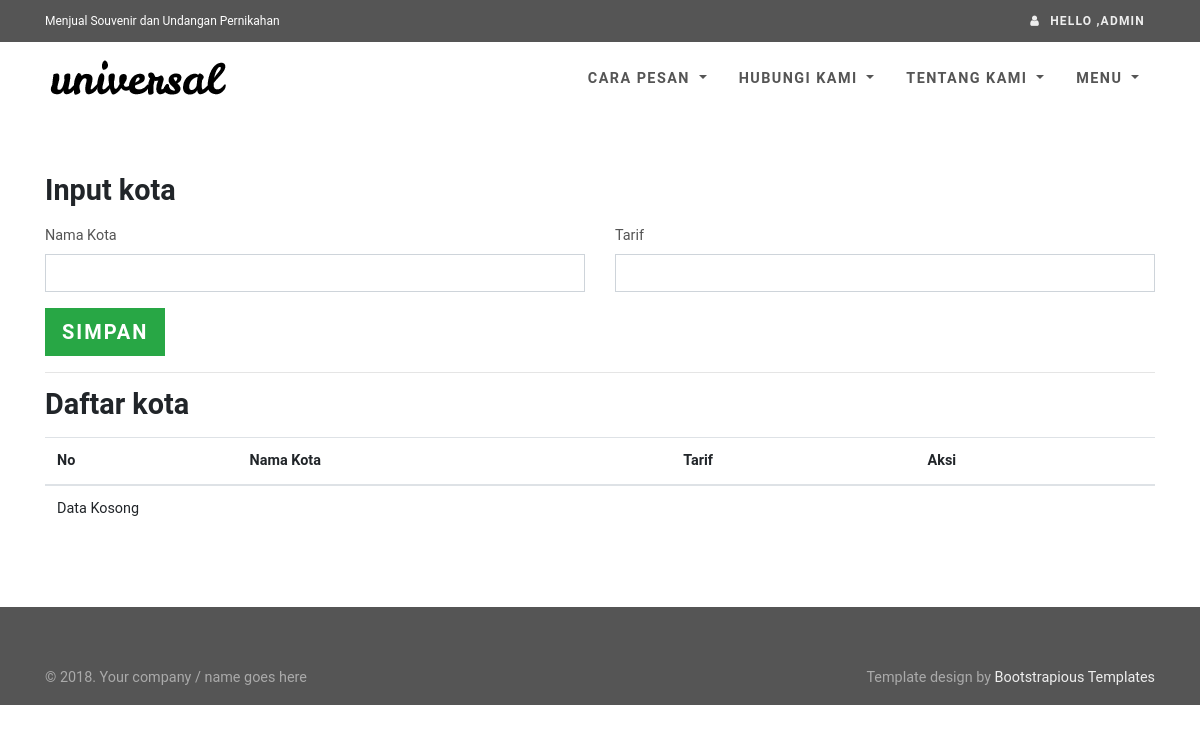
The app's page /admin/kelola-kota.php (signed in), older data.
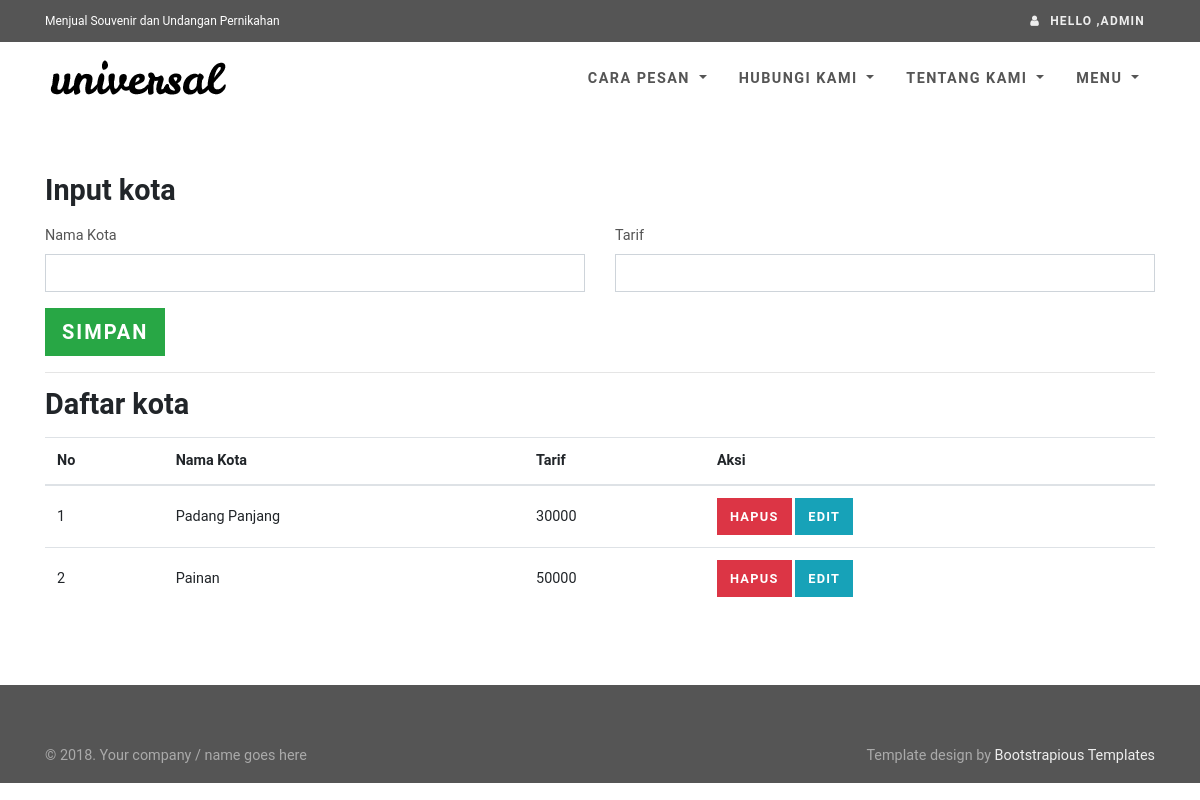
The same page, newer data.
### tables this page shows
CREATE TABLE `tbl_kota` (
  `id_kota` int(11) NOT NULL AUTO_INCREMENT,
  `nm_kota` varchar(100) NOT NULL,
  `tarif` int(11) NOT NULL,
  PRIMARY KEY (`id_kota`)
);

### db.php (called while the page is built, shortened)
<?php
class Sparrow {
    protected $sql;
    protected $db;
    protected $db_type;
    protected $stats;
    public $is_cached = false;
    public $stats_enabled = false;
    public $key_prefix = '';
    public function build($sql, $input) {
        return (strlen($input) > 0) ? ($sql.' '.$input) : $sql;
    }
    public function parseConnection($connection) {
        $url = parse_url($connection);
        $cfg = array();
        $cfg['type'] = isset($url['scheme']) ? $url['scheme'] : $url['path'];
        $cfg['hostname'] = isset($url['host']) ? $url['host'] : null;
        $cfg['database'] = isset($url['path']) ? substr($url['path'],1) : null;
        $cfg['username'] = isset($url['user']) ? $url['user'] : null;
        $cfg['password'] = isset($url['pass']) ? $url['pass'] : null;
        $cfg['port'] = isset($url['port']) ? $url['port'] : null;
        return $cfg;
    }
    public function reset() {
        $this->sql = '';
    }
    public function sql($sql = null) {
        if ($sql !== null) {
            $this->sql = trim(
                (is_array($sql)) ?
                    array_reduce($sql, array($this, 'build')) :
                    $sql
            );
            return $this;
        }
        return $this->sql;
    }
    public function setDb($db) {
        $this->db = null;
        if (is_string($db)) {
            $this->setDb($this->parseConnection($db));
        }
        else if (is_array($db)) {
            switch ($db['type']) {
                case 'mysqli':
                    $this->db = new mysqli(
                        $db['hostname'],
                        $db['username'],
                        $db['password'],
                        $db['database']
                    );
                    break;
            }
            $this->db_type = $db['type'];
        }
    }
    public function execute($key = null, $expire = 0) {
        $result = null;
        $this->is_cached = false;
        if (!empty($this->sql)) {
            switch ($this->db_type) {
                case 'mysqli':
                    $result = $this->db->query($this->sql);
                    break;
            }
        }
        return $result;
    }
    public function many($key = null, $expire = 0) {
        $data = array();
        $result = $this->execute($key, $expire);
        if ($this->is_cached) {
            $data = $result;
            if ($this->stats_enabled) {
                $this->stats['cached'][$this->key_prefix.$key] = $this->sql;
            }
        }
        else {
            switch ($this->db_type) {
                case 'mysqli':
                    if (function_exists('mysqli_fetch_all')) {
                        $data = $result->fetch_all(MYSQLI_ASSOC);
                    }
                    else {
                        while ($row = $result->fetch_assoc()) {
                            $data[] = $row;
                        }
                    }
                    break;
            }
        }
        return $data;
    }
}

### template/components.php (the view, shortened to what the changed rows need)
<?php
function tableGenerator($tableConf, $dataTable, $pk, $url){
	echo "
			<div class='table-responsive'>
			<table class='table table-hover'>
			<thead>
				<tr>
					<th>No</th>";
					foreach($tableConf as $t){
						echo "<th>".$t['label']."</th>";
					}
	echo "
					<th>Aksi</th>
				</tr>
			</thead>
			<tbody>";
			$no = 1;
			if(count($dataTable) == 0){
				echo "<tr><td colspan=".(count($tableConf)+2).">Data Kosong</td></tr>";
			}else{
				foreach($dataTable as $r){
					echo "
						<tr>
							<td>".$no."</td>";
					foreach($tableConf as $t){
						echo "<td>".$r[$t['name']]."</td>";
					}
                    echo "<td>";
                    if($url['hapus'] != null) echo "<a class='btn btn-danger' href='".$url['hapus'].".php?".$pk."=".$r[$pk]."'>Hapus</a> ";
                    if($url['edit'] != null) echo "<a class='btn btn-info' href='".$url['edit'].".php?".$pk."=".$r[$pk]."'>Edit</a>";
					echo "</td></tr>";
					$no++;
				}
			}
	echo "
			</tbody>
		</table></div>";
		}
function formGenerator($fields){
	$value = "";
	$disabled = "";
	$readonly = "";
	foreach($fields as $f){
		if(!array_key_exists('value', $f)) $value = null;
		else $value = $f['value'];
		if(isset($f['disabled'])) $disabled = 'disabled';
		else $disabled = null;
		if(isset($f['readonly'])) $disabled = 'readonly';
		else $readonly = null;
		if($f['name'] == 'input_group'){
			echo "<div class='row'>";
				foreach($f['list'] as $l){
					if(isset($l['value'])) $value = $l['value'];
					else $value = null;
					if(isset($l['disabled'])) $disabled = 'disabled';
					else $disabled = null;
					if(isset($l['readonly'])) $disabled = 'readonly';
					else $readonly = null;
					echo "<div class='col-sm-".$l['col']."'>";
						switch($l['type']){
							case "input" :
								echo '
									<div class="form-group">
					                    <label for="'.$l['name'].'">'.$l['label'].'</label>
					                    <input id="'.$l['name'].'" name="'.$l['name'].'" type="'.$l['inputType'].'" class="form-control" value="'.$value.'" '.$disabled.' '.$readonly.' required />
									</div>
								';
								break;
						}
					echo "</div>";
				}
			echo "</div>";
		}
	}
}
?>

Row changes from the older to the newer data that the page shows:
added tbl_kota: nm_kota "Padang Panjang", tarif "30000"
added tbl_kota: nm_kota "Painan", tarif "50000"
Text that changed along with them:
text no longer shown: "Data Kosong"
